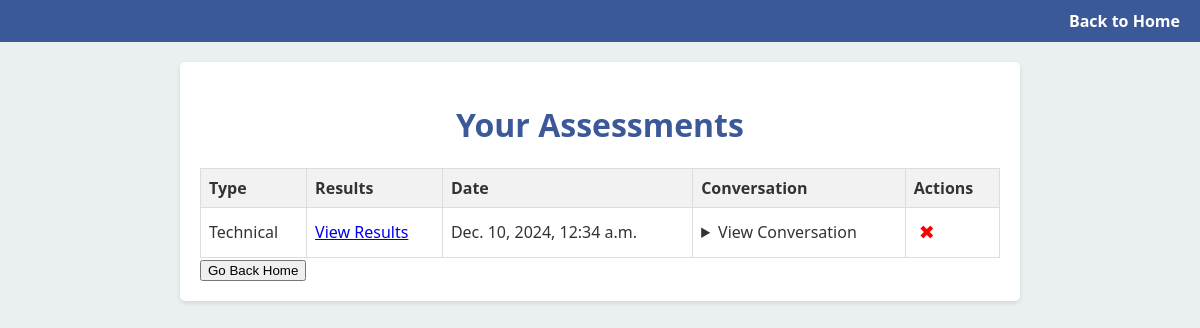
/assessments/list/ (signed in), run on an earlier commit of the app's database.
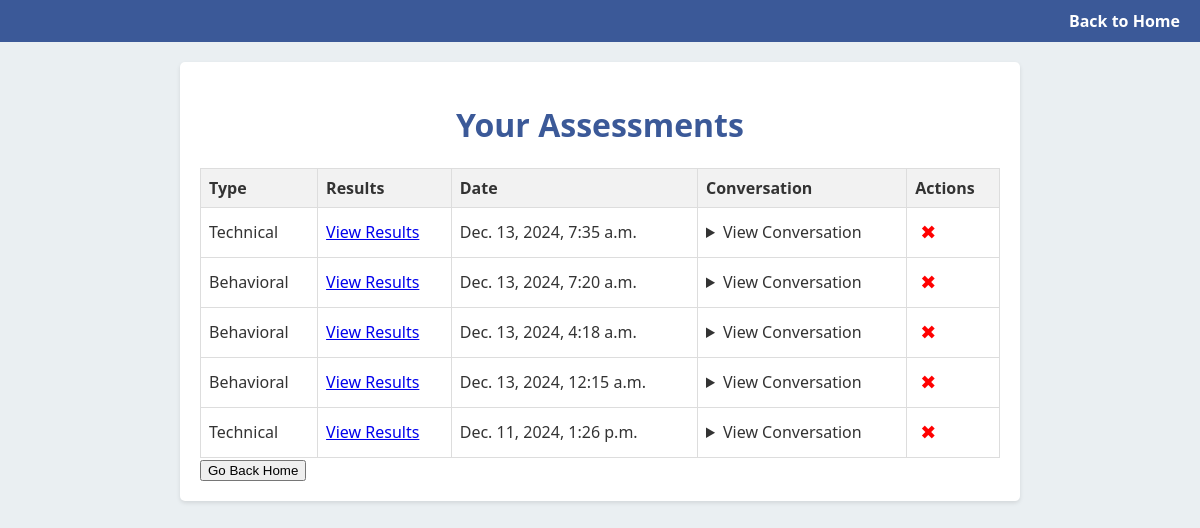
And on a later commit of the database.
### assessments/models.py (models this page shows, shortened)
class Assessment(models.Model):
    ASSESSMENT_TYPES = [
        ('behavioral', 'Behavioral'),
        ('technical', 'Technical'),
    ]
    user = models.ForeignKey(User, on_delete=models.CASCADE, default=1)
    conversation = models.TextField()
    assessment_type = models.CharField(
        max_length=20,
        choices=ASSESSMENT_TYPES,
        default='technical'
    )
    created_at = models.DateTimeField(auto_now_add=True)
    analysis = models.JSONField(null=True, blank=True)

### assessments/views.py (the view)
# urls.py: path('list/', views.list_interviews, name='list_interviews'),  # New endpoint
@login_required  # Ensures only logged-in users can access this view
def list_interviews(request):
    if request.user.is_authenticated:
        assessments = Assessment.objects.filter(user=request.user).order_by('-created_at')
        return render(request, 'assessments/list_interviews.html', {'assessments': assessments})
    else:
        return render(request, 'assessments/list_interviews.html', {'error': 'You need to log in to view your interviews.'})

### assessments/templates/assessments/list_interviews.html (shortened to what this page needs)
<!DOCTYPE html>
<html lang="en">
<head>
    {% load static %}
    <link rel="stylesheet" href="{% static 'css/stylesa.css' %}">
</head>
<body>
    <nav>
        <div class="nav-right">
            <a href="{% url 'home' %}">Back to Home</a>
        </div>
    </nav>
    <div class="content-container">
        <h1>Your Assessments</h1>
        {% if assessments %}
            <table>
                <thead>
                    <tr>
                        <th>Type</th>
                        <th>Results</th>
                        <th>Date</th>
                        <th>Conversation</th>
                        <th>Actions</th>
                    </tr>
                </thead>
                <tbody>
                    {% for assessment in assessments %}
                    <tr id="assessment-{{ assessment.id }}">
                        <td>{{ assessment.get_assessment_type_display }}</td>
                        <td><a href="{% url 'view_analysis' assessment.id %}">View Results</a></td>
                        <td>{{ assessment.created_at }}</td>
                        <td>
                            <details>
                                <summary>View Conversation</summary>
                            </details>
                        </td>
                        <td>
                            <button
                                class="delete-btn"
                                onclick="deleteAssessment({{ assessment.id }})"
                                title="Delete assessment"
                            >✖</button>
                        </td>
                    </tr>
                    {% endfor %}
                </tbody>
            </table>
        {% else %}
            <p>You have no assessments yet.</p>
        {% endif %}
        <button onclick="window.location.href='{% url 'home' %}'">Go Back Home</button>
    </div>
</body>
</html>

### assessments/static/css/stylesa.css (style rules this page uses)
body { font-family: 'Segoe UI', Tahoma, Geneva, Verdana, sans-serif; background-color: #eaeff2; color: #333; margin: 0; padding: 0; }
nav { background-color: #3b5998; padding: 10px; text-align: right; }
.nav-right a { margin: 0 10px; text-decoration: none; color: #fff; font-weight: bold; }
.content-container, .analysis-container { max-width: 800px; margin: 20px auto; padding: 20px; background-color: #ffffff; border-radius: 5px; box-shadow: 0 2px 4px rgba(0, 0, 0, 0.1); }
h1, h2 { text-align: center; color: #3b5998; }
table { width: 100%; border-collapse: collapse; margin-top: 20px; }
th, td { border: 1px solid #ddd; padding: 8px; text-align: left; }
th { background-color: #f2f2f2; }
.delete-btn { color: red; cursor: pointer; font-size: 1.2em; background: none; border: none; padding: 5px; }

What changed in the data, as far as the page shows it:
removed Assessment: assessment_type "Technical", created_at "Dec. 10, 2024, 12:34 a.m."
added Assessment: assessment_type "Technical", created_at "Dec. 13, 2024, 7:35 a.m."
added Assessment: assessment_type "Behavioral", created_at "Dec. 13, 2024, 7:20 a.m."
added Assessment: assessment_type "Behavioral", created_at "Dec. 13, 2024, 4:18 a.m."
added Assessment: assessment_type "Behavioral", created_at "Dec. 13, 2024, 12:15 a.m."
added Assessment: assessment_type "Technical", created_at "Dec. 11, 2024, 1:26 p.m."
